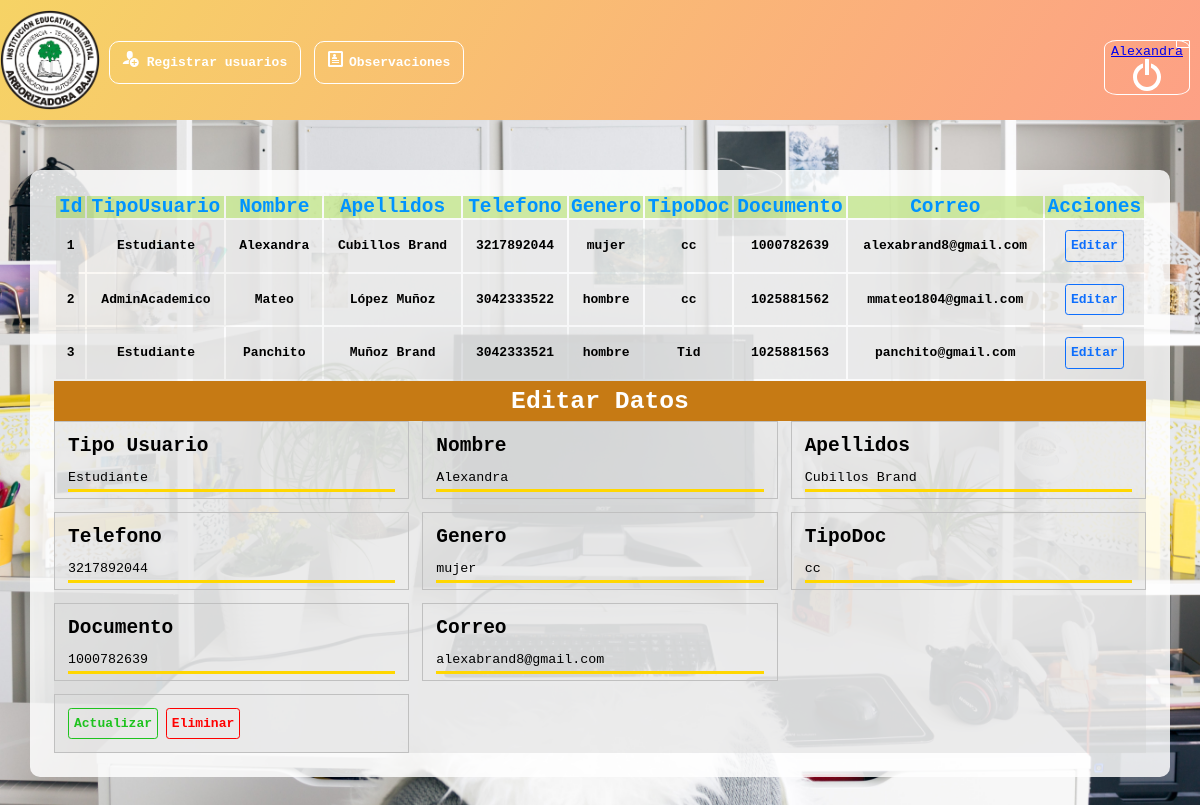
Page /Vista/admin.php?id=1 (signed in) on the committed database.
### tables this page shows
CREATE TABLE `registro` (
  `id` int(11) NOT NULL,
  `TipoU` varchar(100) NOT NULL,
  `Nombre` varchar(100) NOT NULL,
  `Apellidos` varchar(100) NOT NULL,
  `Telefono` bigint(100) NOT NULL,
  `Genero` varchar(100) NOT NULL,
  `TipoDoc` varchar(100) NOT NULL,
  `Doc` bigint(100) NOT NULL,
  `Email` varchar(100) NOT NULL,
  `Clave` varchar(100) NOT NULL,
  `Estado` varchar(100) NOT NULL
);

### Vista/admin.php (the view, shortened to what this page needs)
<?php
include('../Controlador/conexion.php');
@$id=$_GET['id'];
$consulta="SELECT * FROM registro WHERE id='$id'";
$ejecutar=mysqli_query($conexion,$consulta);
while($row=mysqli_fetch_array($ejecutar)){
$id=$row[0];
$TipoU=$row[1];
$Nombre=$row[2];
$Apellidos=$row[3];
$Telefono=$row[4];
$Genero=$row[5];
$TipoDoc=$row[6];
$Doc=$row[7];
$Email=$row[8];
}
?>
<!DOCTYPE html>
<html lang="en">
<head>
    <link rel="stylesheet" href="css/admin.css">
    <link rel="stylesheet" href="css/icons.css">
</head>
<body>
    <?php
include('../Controlador/conexion.php');
$sql="SELECT * FROM registro";
$query=mysqli_query($conexion,$sql);
?>
    <header>
        <img src="img/escudo.png" alt="" class="escudo">
        <div class="menu">
            <div class="item1">
                <a href="Formularios%201.php" class="item"><span class="icon-user-plus">
                    </span>Registrar usuarios</a>
            </div>
            <div class="item1">
                <a href="observaciones.php" class="item"><span class="icon-profile"></span>Observaciones</a>
            </div>
        </div>
        <div class="btn-close">
            <form action="../Controlador/control.php">
                <button name="btn_cerrar" class="btn-close">
                    <a href="#"><?php echo $_SESSION["Nombre"]?></a>
                </button>
            </form>
        </div>
    </header>
    <div class="cuerpo">
        <table class="tabla">
            <thead>
                <tr>
                    <th class="titulo">Id</th>
                    <th class="titulo">TipoUsuario</th>
                    <th class="titulo">Nombre</th>
                    <th class="titulo">Apellidos</th>
                    <th class="titulo">Telefono</th>
                    <th class="titulo">Genero</th>
                    <th class="titulo">TipoDoc</th>
                    <th class="titulo">Documento</th>
                    <th class="titulo">Correo</th>
                    <th class="titulo">Acciones</th>
                </tr>
            </thead>
            <?php
while($fila=mysqli_fetch_array($query)){
?>
            <tbody>
                <tr>
                    <th class="item"><?php echo $fila['0']?></th>
                    <th class="item"><?php echo $fila['1']?></th>
                    <th class="item"><?php echo $fila['2']?></th>
                    <th class="item"><?php echo $fila['3']?></th>
                    <th class="item"><?php echo $fila['4']?></th>
                    <th class="item"><?php echo $fila['5']?></th>
                    <th class="item"><?php echo $fila['6']?></th>
                    <th class="item"><?php echo $fila['7']?></th>
                    <th class="item"><?php echo $fila['8']?></th>
                    <th class="item"><a class="btn btn_edit" href="admin.php?id=<?php echo $fila['0']?>">Editar</a></th>
                </tr>
                <?php
}
?>
            </tbody>
        </table>
        <div id="frm_editar">
            <h5>Editar Datos</h5>
            <form action="../Controlador/control.php?id=<?php echo $id;?>" class="grid" method="post">
                <div><label class="lbl-nom"><span class="text-nom">Tipo Usuario</span></label><input type="text" name="txtTU" value="<?php echo $TipoU?>"></div>
                <div><label class="lbl-nom"><span class="text-nom">Nombre</span></label><input type="text" name="txtnombre" value="<?php echo $Nombre?>"></div>
                <div><label class="lbl-nom"><span class="text-nom">Apellidos</span></label><input type="text" name="txtlname" value="<?php echo $Apellidos?>"></div>
                <div><label class="lbl-nom"><span class="text-nom">Telefono</span></label><input type="text" name="txttelefono" value="<?php echo $Telefono?>"></div>
                <div><label class="lbl-nom"><span class="text-nom">Genero</span></label><input type="text" name="txtsexo" value="<?php echo $Genero?>"></div>
                <div><label class="lbl-nom"><span class="text-nom">TipoDoc</span></label><input type="text" name="txttid" value="<?php echo $TipoDoc?>"></div>
                <div><label class="lbl-nom"><span class="text-nom">Documento</span></label><input type="text" name="txtdoc" value="<?php echo $Doc?>"></div>
                <div><label class="lbl-nom"><span class="text-nom">Correo</span></label><input type="text" name="txtemail" value="<?php echo $Email?>"></div>
                <br>
                <div><button type="submit" name="btn_actualizar" class="btn btn_actualizar">Actualizar</button>
                    <button type="submit" name="btn_eliminar" class="btn btn_eliminar">Eliminar</button>
                </div>
            </form>
        </div>
    </div>
</body>
</html>

### Vista/css/admin.css (style rules this page uses)
* { margin: 0; padding: 0; -webkit-box-sizing: border-box; -moz-box-sizing: border-box; box-sizing: border-box; font-family: monospace; }
header { display: flex; height: 120px; width: 100%; align-items: center; background: linear-gradient(120deg, #f6d365 0%, #fda085 100%); }
body { background-image: url(../img/adminbg.jpg); background-size: cover; background-repeat: no-repeat; }
.escudo { float: left; border-radius: 50%; height: 100px; }
.menu { display: flex; }
.menu > div { margin-left: 5px }
.item1 a { margin: .3em; padding: 1em; color: white; text-decoration: none; border-radius: 10px; border: 1px solid #FFF; cursor: pointer; font-weight: bold; transition: all 0.3s ease; }
.cuerpo { width: 95%; background: rgba(255, 255, 255, 0.84); margin: 50px auto; display: grid; grid-template-columns: repeat(1, 1fr); padding: 2%; border-radius: 10px; overflow: auto; }
.tabla { width: auto; }
.cuerpo .titulo { justify-content: center; align-items: center; color: #0093ff; background: rgba(138, 208, 28, 0.4); }
.cuerpo tr { border-bottom: 2px solid black; }
.cuerpo .titulo { font-weight: bold; font-size: 1.5em; }
.cuerpo .item { padding: 10px; width: auto; background: rgba(208, 208, 208, 0.4); }
.menu .icon-profile { margin-right: 5px; }
#logo { display: block; margin: auto; }
.grid { display: grid; grid-template-columns: repeat(3, 1fr); gap: 1em; grid-auto-rows: minmax(auto); align-items: stretch; background: rgba(208, 208, 208, 0.4); }
.grid > div { padding: 1em; border: 1px solid silver; }
#frm_editar > h5 { grid-column-start: 1; grid-column-end: 3; height: 40px; background: rgb(198, 122, 20); color: white; display: flex; justify-content: center; align-items: center; font-weight: bold; font-size: 1.9em; }
.grid label { font-weight: bold; font-size: 1.5em; }
.grid input { width: 100%; height: 70%; background: none; color: black; padding-top: 10px; border: none; border-bottom: 3px solid gold; outline: 0px; }
.btn { display: inline-block; font-weight: 400; line-height: 1.5; color: #212529; text-align: center; text-decoration: none; vertical-align: middle; cursor: pointer; -webkit-user-select: none; -moz-user-select: none; user-select: none; background-color: transparent; border: 1px solid transparent; padding: .375rem .75rem; font-size: 1rem; border-radius: .25rem; transition: color .15s ease-in-out,background-color .15s ease-in-out,border-color .15s ease-in-out,box-shadow .15s ease-in-out; font-weight: bold; }
.btn_edit { padding: 5px; padding-top: 0 10px; background-color: transparent; color: #0d6efd; border-color: #0d6efd; }
.btn-close { float: right; padding: 3px 6px; text-decoration: none; color: white; background: none; border: 1px solid #fff; fill: white; border-radius: 15%; transition: all 0.3s ease; position: fixed; right: 10px; top: 40px; }
.btn_actualizar, .btn_eliminar { padding: 5px; color: white; }
.btn_actualizar { background-color: transparent; border-color: #1ec31e; color: #1ec31e; }
.btn_eliminar { background-color: transparent; border-color: red; color: red; }

### rows in the picture
registro: id "1", TipoU "Estudiante", Nombre "Alexandra", Apellidos "Cubillos Brand", Telefono "3217892044", Genero "mujer", TipoDoc "cc", Doc "1000782639", Email "alexabrand8@gmail.com", txtTU "Estudiante", txtnombre "Alexandra", txtlname "Cubillos Brand", txttelefono "3217892044", txtsexo "mujer", txttid "cc", txtdoc "1000782639", txtemail "alexabrand8@gmail.com"
registro: id "2", TipoU "AdminAcademico", Nombre "Mateo", Apellidos "López Muñoz", Telefono "3042333522", Genero "hombre", TipoDoc "cc", Doc "1025881562", Email "mmateo1804@gmail.com"
registro: id "3", TipoU "Estudiante", Nombre "Panchito", Apellidos "Muñoz Brand", Telefono "3042333521", Genero "hombre", TipoDoc "Tid", Doc "1025881563", Email "panchito@gmail.com"

### other values in the picture
$_SESSION["Nombre"] "Alexandra"
